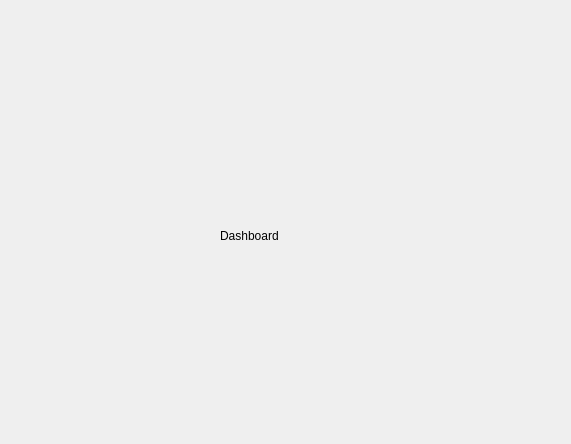
<?xml version="1.0" encoding="UTF-8"?>
<ui version="4.0">
 <class>DashboardWidget</class>
 <widget class="QWidget" name="DashboardWidget">
  <property name="geometry">
   <rect>
    <x>0</x>
    <y>0</y>
    <width>571</width>
    <height>444</height>
   </rect>
  </property>
  <property name="windowTitle">
   <string>Form</string>
  </property>
  <widget class="QLabel" name="label">
   <property name="geometry">
    <rect>
     <x>220</x>
     <y>170</y>
     <width>211</width>
     <height>131</height>
    </rect>
   </property>
   <property name="text">
    <string>Dashboard</string>
   </property>
  </widget>
 </widget>
 <resources/>
 <connections/>
</ui>
